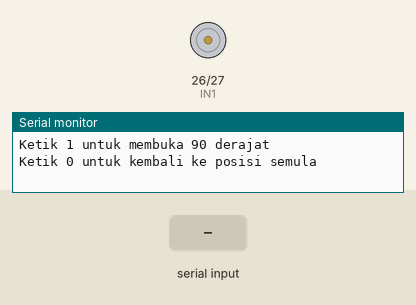
Recording of a sketch running on a simulated ESP32. Parts: motor-driver pin pairs drawn as motors (green arrow = first pin HIGH = forward, orange = second pin HIGH = backward, longer = more drive, scaled by the enable pin), the last lines printed to the serial monitor. The test bench sets the inputs (shaded band).

Above: at 1.2 s.
1.3 s: "1\n" received over Serial
At 1.45 s:
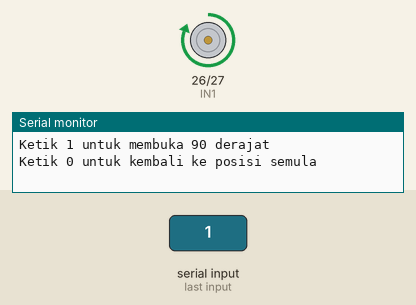
3.1 s: "0\n" received over Serial
At 3.25 s:
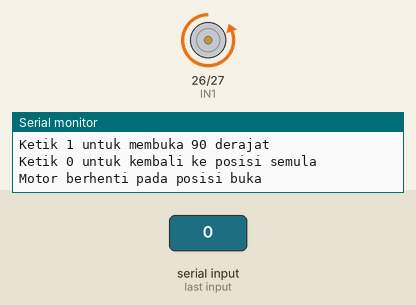
Timing chart, 0 to 6.1 s (numbered marks = the images above; inputs shaded):
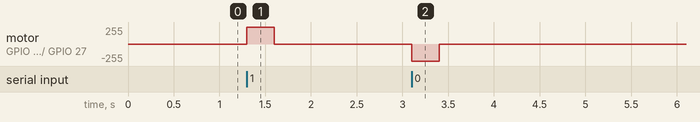

Measured:
- after the input at 1.3 s, motor on GPIO 26 (IN1) / GPIO 27 (IN2): stopped → forward 255/255 at once, → stopped 0.30 s later
- after the input at 3.1 s, motor on GPIO 26 (IN1) / GPIO 27 (IN2): stopped → backward 255/255 at once, → stopped 0.30 s later

The sketch:

gearbox_esp32.ino
```cpp
// Pelepas bola: motor DC gearbox + driver L298N lewat ESP32
// Perintah serial (9600 baud): '1' = buka 90 derajat, '0' = kembali.
const int EN  = 25;
const int IN1 = 26;
const int IN2 = 27;
const unsigned long waktu90  = 300;  // lama putar ~90 derajat (ms)
const unsigned long waktuRem = 50;   // lama pengereman (ms)
bool posisiBuka = false;

void putarMaju()   { digitalWrite(IN1, HIGH); digitalWrite(IN2, LOW);  digitalWrite(EN, HIGH); }
void putarMundur() { digitalWrite(IN1, LOW);  digitalWrite(IN2, HIGH); digitalWrite(EN, HIGH); }
void remAktif() {
  digitalWrite(IN1, LOW); digitalWrite(IN2, LOW); digitalWrite(EN, HIGH);
  delay(waktuRem);
  digitalWrite(EN, LOW);
}

void setup() {
  // level LOW dulu agar motor tidak bergerak saat ESP32 boot
  digitalWrite(EN, LOW); digitalWrite(IN1, LOW); digitalWrite(IN2, LOW);
  pinMode(EN, OUTPUT); pinMode(IN1, OUTPUT); pinMode(IN2, OUTPUT);
  digitalWrite(EN, LOW); digitalWrite(IN1, LOW); digitalWrite(IN2, LOW);
  Serial.begin(9600);
  Serial.println("Ketik 1 untuk membuka 90 derajat");
  Serial.println("Ketik 0 untuk kembali ke posisi semula");
}

void loop() {
  if (Serial.available() > 0) {
    char perintah = Serial.read();
    if (perintah == '\r' || perintah == '\n') return;
    if (perintah == '1' && !posisiBuka) {
      putarMaju(); delay(waktu90); remAktif();
      posisiBuka = true;
      Serial.println("Motor berhenti pada posisi buka");
    } else if (perintah == '0' && posisiBuka) {
      putarMundur(); delay(waktu90); remAktif();
      posisiBuka = false;
      Serial.println("Motor kembali ke posisi semula");
    }
  }
}
```
